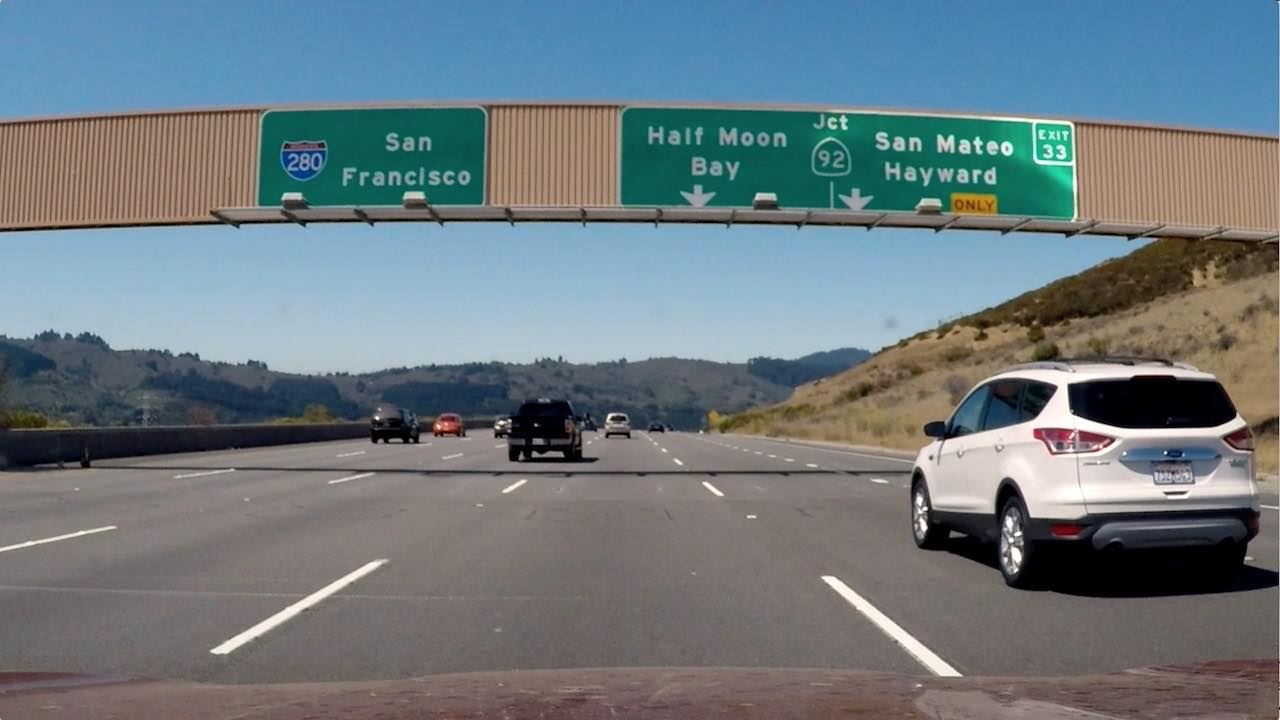
#> input picture samples/roads/road_3.jpg, 1280 x 720 px
$ python 010_sobel_combined.py   (older library calls are emulated)
#> lines starting #> are read from the running program, lines starting #| are printed output that depends on the picture; after the words box and inside, x2 and y2 are one past the last pixel; in counts of white or black regions, pixels touching at a corner belong together
# Inspired by Self-Driving-Car Nano Degree from Udacity

"""
(Note that in the quiz below, we actually utilize np.arctan2, which can return values between +/−π;
however, as we'll take the absolute value of sobel_x
this restricts the values to +/−π/2
"""

import os

import cv2
import matplotlib.image as mpimg
import matplotlib.pyplot as plt
import numpy as np

# Read in an image and grayscale it
image_path = os.path.join(os.getcwd(), "../../samples/roads/road_3.jpg")

if not os.path.exists(image_path):
    print("Image does not exist!")
    exit()

image = mpimg.imread(image_path)
#> image is the input picture: shape (720, 1280, 3); mean R, G, B 109.2, 121.6, 127.4

def absolute_sobel_threshold(img, orient='x', sobel_kernel=3, thresh_min=0, thresh_max=255):
    # Apply the following steps to img

    # 1) Convert to grayscale
    gray = cv2.cvtColor(img, cv2.COLOR_RGB2GRAY)

    # 2) Take the derivative in x or y given orient = 'x' or 'y'
    # Default kernel is 3; That's why the 5th parameter on cv2.Sobel is not set in this.
    if orient == 'x':
        sobel = cv2.Sobel(gray, cv2.CV_64F, 1, 0, sobel_kernel)
    else:
        sobel = cv2.Sobel(gray, cv2.CV_64F, 0, 1, sobel_kernel)

    # 3) Take the absolute value of the derivative or gradient
    abs_sobel = np.absolute(sobel)

    # 4) Scale to 8-bit (0 - 255) then convert to type = np.uint8
    scaled_sobel = np.uint8(255 * abs_sobel / np.max(abs_sobel))

    # 5) Create a mask of 1's where the scaled gradient magnitude
    # is > thresh_min and < thresh_max
    binary_output = np.zeros_like(scaled_sobel)
    binary_output[(scaled_sobel >= thresh_min) & (scaled_sobel <= thresh_max)] = 1

    return binary_output


def magnitude_threshold(img, sobel_kernel=3, mag_thresh=(0, 255)):
    # Convert to grayscale
    gray = cv2.cvtColor(img, cv2.COLOR_RGB2GRAY)
    # Take both Sobel x and y gradients
    sobelx = cv2.Sobel(gray, cv2.CV_64F, 1, 0, ksize=sobel_kernel)
    sobely = cv2.Sobel(gray, cv2.CV_64F, 0, 1, ksize=sobel_kernel)
    # Calculate the gradient magnitude
    gradmag = np.sqrt(sobelx ** 2 + sobely ** 2)
    # Rescale to 8 bit
    scale_factor = np.max(gradmag) / 255
    gradmag = (gradmag / scale_factor).astype(np.uint8)
    # Create a binary image of ones where threshold is met, zeros otherwise
    binary_output = np.zeros_like(gradmag)
    binary_output[(gradmag >= mag_thresh[0]) & (gradmag <= mag_thresh[1])] = 1

    # Return the binary image
    return binary_output

def direction_threshold(img, sobel_kernel=3, thresh=(0, np.pi / 2)):
    # Grayscale
    gray = cv2.cvtColor(img, cv2.COLOR_RGB2GRAY)
    # Calculate the x and y gradients
    sobelx = cv2.Sobel(gray, cv2.CV_64F, 1, 0, ksize=sobel_kernel)
    sobely = cv2.Sobel(gray, cv2.CV_64F, 0, 1, ksize=sobel_kernel)
    # Take the absolute value of the gradient direction,
    # apply a threshold, and create a binary image result
    absgraddir = np.arctan2(np.absolute(sobely), np.absolute(sobelx))
    binary_output = np.zeros_like(absgraddir)
    binary_output[(absgraddir >= thresh[0]) & (absgraddir <= thresh[1])] = 1

    # Return the binary image
    return binary_output

# Choose a Sobel kernel size
ksize = 5 # Choose a larger odd number to smooth gradient measurements


# Run the functions
gradient_binary_x = absolute_sobel_threshold(image, orient='x', sobel_kernel=ksize, thresh_min=20, thresh_max=100)
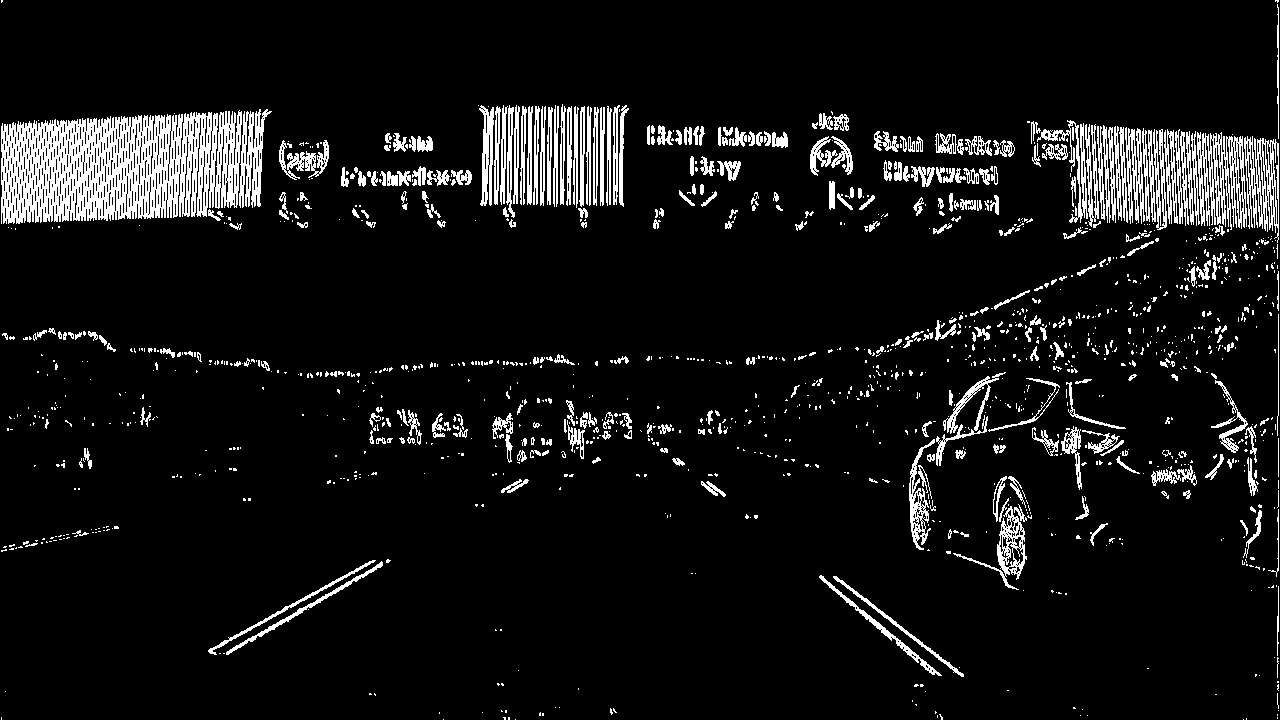
#> gradient_binary_x: shape (720, 1280); values 0 (black) and 1 (white), 7.9% white; 1387 white regions (1044 under 20 px), largest, box (x1, y1, x2, y2) and area: (1, 110, 242, 224) 18705, (1197, 132, 1247, 230) 2648, (1244, 136, 1279, 243) 1818
gradient_binary_y = absolute_sobel_threshold(image, orient='y', sobel_kernel=ksize, thresh_min=20, thresh_max=100)
#> gradient_binary_y: shape (720, 1280); values 0 (black) and 1 (white), 8.1% white; 1364 white regions (1031 under 20 px), largest, box (x1, y1, x2, y2) and area: (0, 103, 1280, 145) 6512, (0, 460, 930, 494) 6184, (811, 194, 1280, 247) 4621
magnitude_binary = magnitude_threshold(image, sobel_kernel=ksize, mag_thresh=(30, 100))
#> in magnitude_threshold, `gradmag = np.sqrt(sobelx ** 2 + sobely ** 2)`:
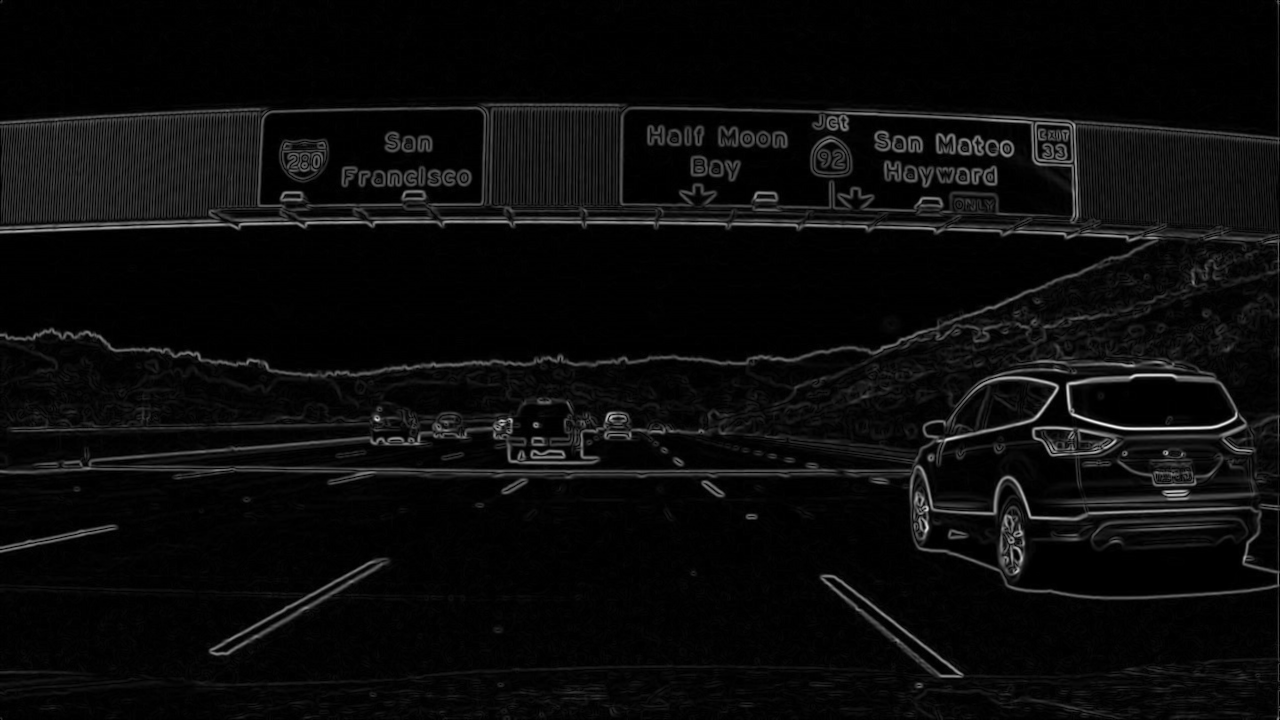
#> gradmag: shape (720, 1280) float64; min 0, max 11284.1, mean 504.9; drawn with min black and max white
#> in magnitude_threshold, `scale_factor = np.max(gradmag) / 255`: scale_factor = 44.25
#> magnitude_binary: shape (720, 1280); values 0 (black) and 1 (white), 10.6% white; 852 white regions (664 under 20 px), largest, box (x1, y1, x2, y2) and area: (0, 103, 1280, 379) 47181, (0, 397, 839, 485) 10080, (840, 355, 1280, 600) 8913
directional_binary = direction_threshold(image, sobel_kernel=ksize, thresh=(0.7, 1.3))
#> in direction_threshold, `absgraddir = np.arctan2(np.absolute(sobely), np.absolute(sobelx))`:
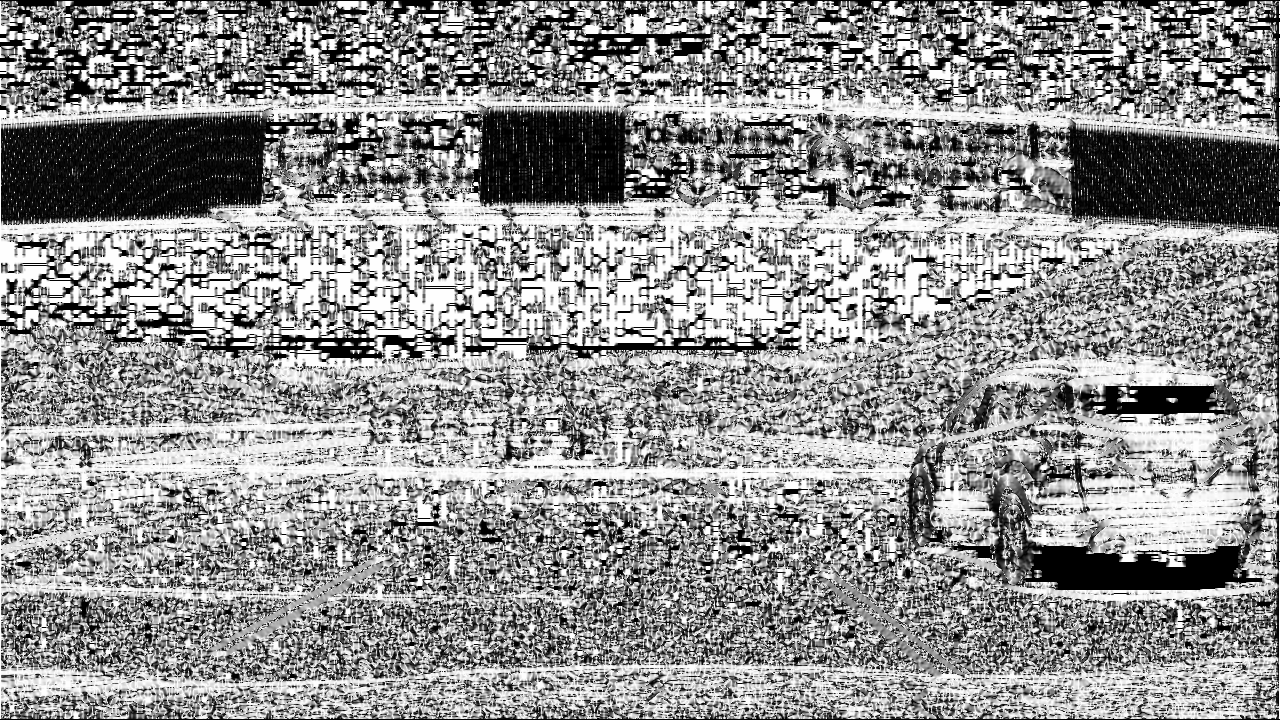
#> absgraddir: shape (720, 1280) float64; min 0, max 1.57, mean 0.897; drawn with min black and max white
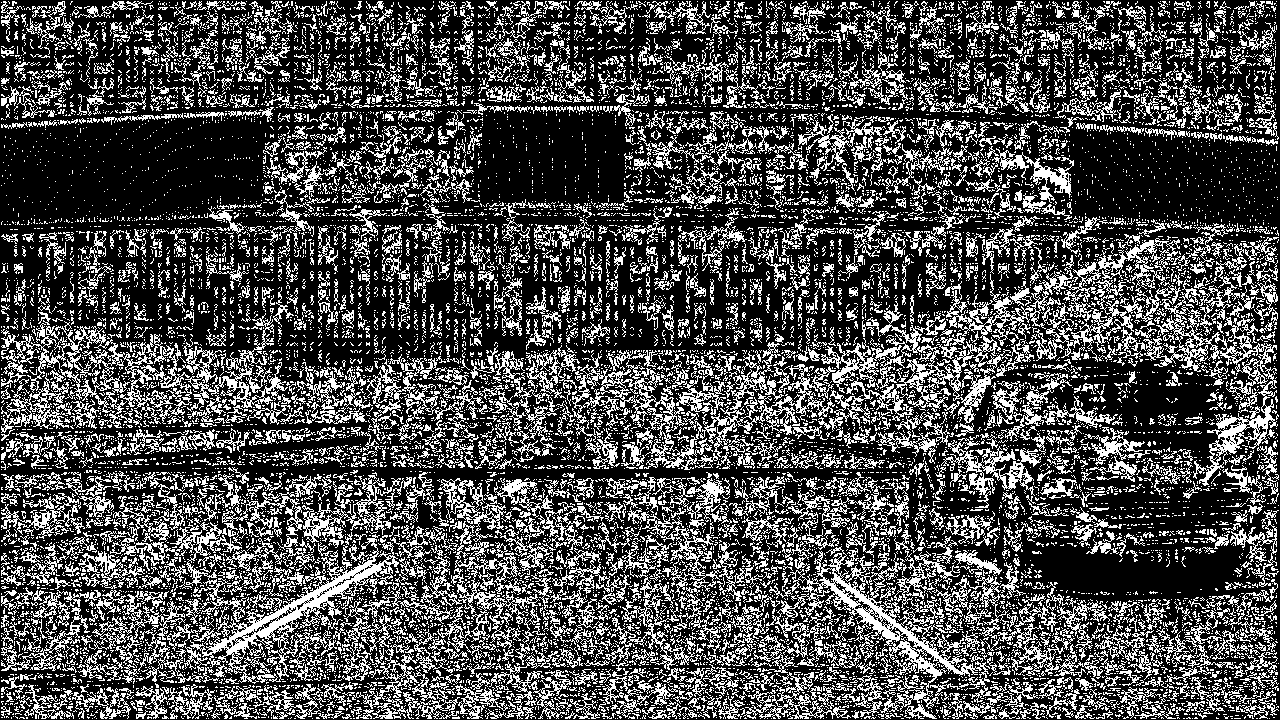
#> directional_binary: shape (720, 1280) float64; values 0 (black) and 1 (white), 29.8% white in thin lines or dots

combined = np.zeros_like(directional_binary)
combined[((gradient_binary_x == 1) & (gradient_binary_y == 1)) | ((magnitude_binary == 1) & (directional_binary == 1))] = 1


# Plot the result
f, (ax1, ax2) = plt.subplots(1, 2, figsize=(24, 9))
f.tight_layout()

ax1.imshow(image)
ax1.set_title('Original Image', fontsize=20)

ax2.imshow(directional_binary, cmap='gray')
ax2.set_title('Direction (Orientation) Gradient', fontsize=20)

plt.subplots_adjust(left=0., right=1, top=0.9, bottom=0.)
plt.show()

$ run again, with samples/roads/road_1.jpg copied over samples/roads/road_3.jpg
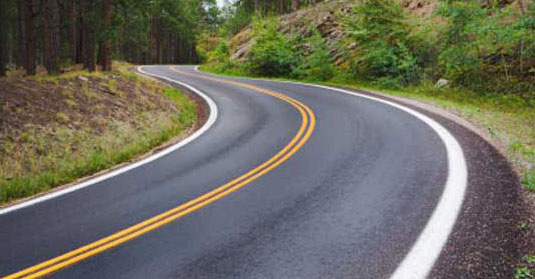
#> input picture samples/roads/road_1.jpg, 535 x 279 px
#> image is the input picture: shape (279, 535, 3); mean R, G, B 108.8, 107.9, 94.6
#> `gradient_binary_x = absolute_sobel_threshold(image, orient='x', sobel_..`:
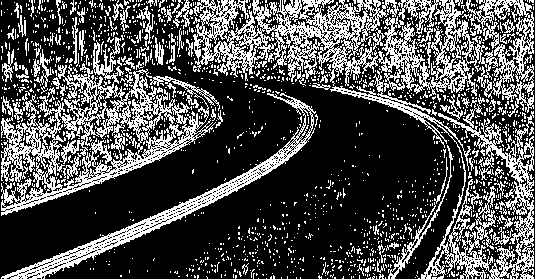
#> gradient_binary_x: shape (279, 535); values 0 (black) and 1 (white), 30.7% white in thin lines or dots
#> gradient_binary_y: shape (279, 535); values 0 (black) and 1 (white), 29.1% white in thin lines or dots
#> scale_factor = 27.39
#> magnitude_binary: shape (279, 535); values 0 (black) and 1 (white), 25.9% white in thin lines or dots
#> `directional_binary = direction_threshold(image, sobel_kernel=ksize, th..`:
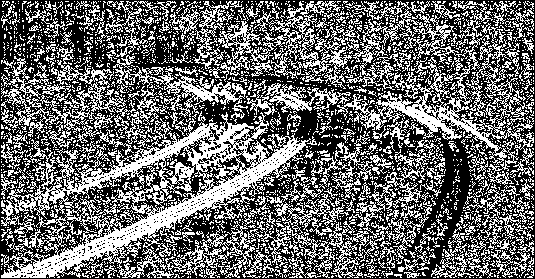
#> directional_binary: shape (279, 535) float64; values 0 (black) and 1 (white), 41.5% white in thin lines or dots

$ run again, with samples/roads/road_2.jpg copied over samples/roads/road_3.jpg
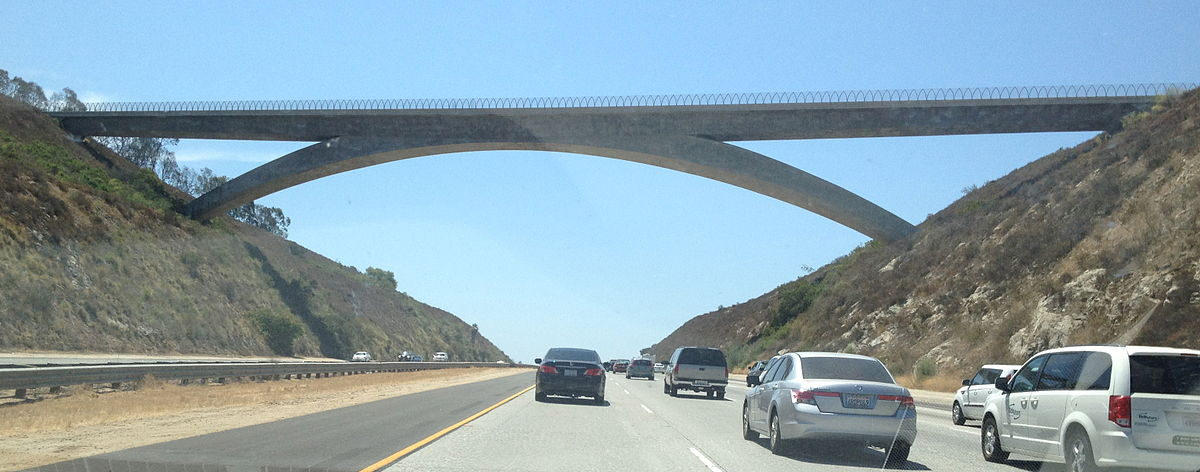
#> input picture samples/roads/road_2.jpg, 1200 x 472 px
#> image is the input picture: shape (472, 1200, 3); mean R, G, B 136.8, 158.5, 168.5
#> `gradient_binary_x = absolute_sobel_threshold(image, orient='x', sobel_..`:
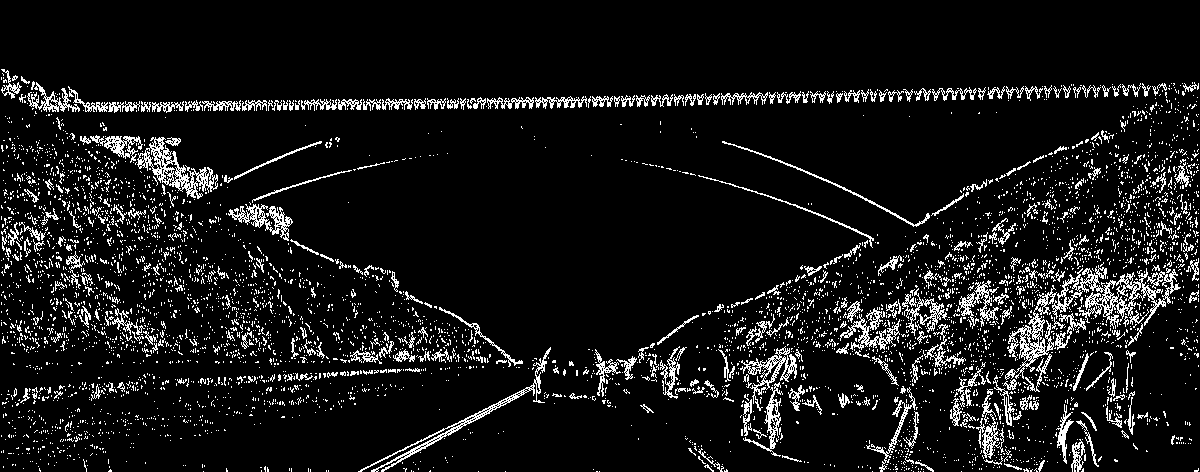
#> gradient_binary_x: shape (472, 1200); values 0 (black) and 1 (white), 8.7% white in thin lines or dots, all inside (x1, y1, x2, y2) = (1, 69, 1199, 472)
#> gradient_binary_y: shape (472, 1200); values 0 (black) and 1 (white), 11.7% white in thin lines or dots, all inside (x1, y1, x2, y2) = (0, 68, 1200, 471)
#> scale_factor = 39.13
#> magnitude_binary: shape (472, 1200); values 0 (black) and 1 (white), 11.3% white in thin lines or dots, all inside (x1, y1, x2, y2) = (0, 68, 1200, 472)
#> `directional_binary = direction_threshold(image, sobel_kernel=ksize, th..`:
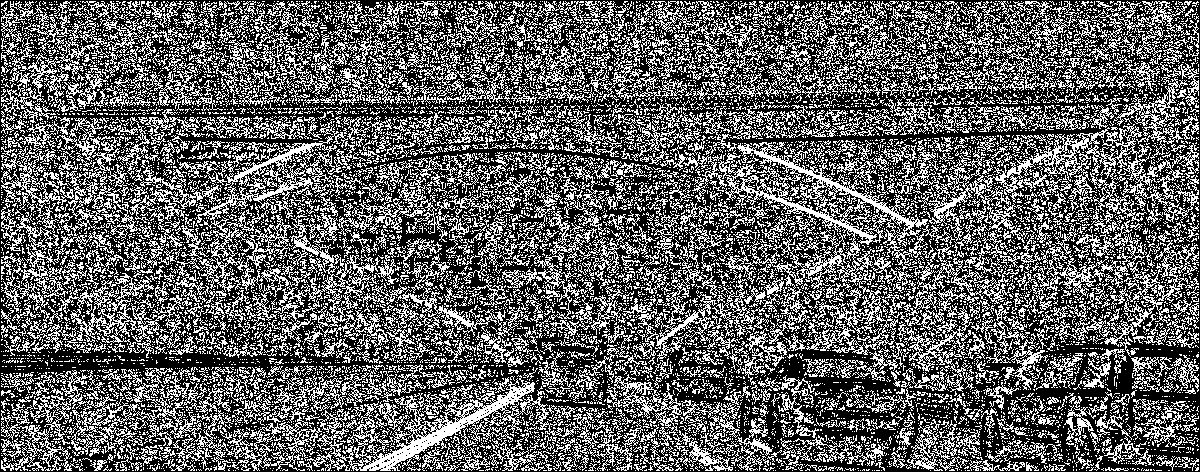
#> directional_binary: shape (472, 1200) float64; values 0 (black) and 1 (white), 37.9% white in thin lines or dots
